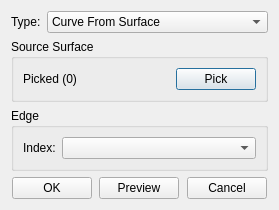
<?xml version="1.0" encoding="UTF-8"?>
<ui version="4.0">
 <class>CurveCurveFromSurfaceInfoDialog</class>
 <widget class="QDialog" name="CurveCurveFromSurfaceInfoDialog">
  <property name="geometry">
   <rect>
    <x>0</x>
    <y>0</y>
    <width>279</width>
    <height>192</height>
   </rect>
  </property>
  <property name="windowTitle">
   <string>Curve From Surface</string>
  </property>
  <layout class="QGridLayout" name="gridLayout_4">
   <item row="0" column="0">
    <widget class="QWidget" name="widget_2" native="true">
     <property name="sizePolicy">
      <sizepolicy hsizetype="Preferred" vsizetype="Fixed">
       <horstretch>0</horstretch>
       <verstretch>0</verstretch>
      </sizepolicy>
     </property>
     <layout class="QGridLayout" name="gridLayout_2">
      <property name="leftMargin">
       <number>0</number>
      </property>
      <property name="topMargin">
       <number>0</number>
      </property>
      <property name="rightMargin">
       <number>0</number>
      </property>
      <property name="bottomMargin">
       <number>0</number>
      </property>
      <item row="0" column="0">
       <widget class="QLabel" name="label">
        <property name="sizePolicy">
         <sizepolicy hsizetype="Fixed" vsizetype="Preferred">
          <horstretch>0</horstretch>
          <verstretch>0</verstretch>
         </sizepolicy>
        </property>
        <property name="text">
         <string>Type:</string>
        </property>
       </widget>
      </item>
      <item row="0" column="1">
       <widget class="QComboBox" name="comb_type">
        <item>
         <property name="text">
          <string>Curve From Surface</string>
         </property>
        </item>
       </widget>
      </item>
     </layout>
    </widget>
   </item>
   <item row="1" column="0">
    <widget class="QStackedWidget" name="stackedWidget">
     <property name="currentIndex">
      <number>0</number>
     </property>
     <widget class="QWidget" name="page_fromsurface">
      <layout class="QGridLayout" name="gridLayout">
       <property name="leftMargin">
        <number>0</number>
       </property>
       <property name="topMargin">
        <number>0</number>
       </property>
       <property name="rightMargin">
        <number>0</number>
       </property>
       <property name="bottomMargin">
        <number>0</number>
       </property>
       <item row="2" column="0">
        <spacer name="verticalSpacer">
         <property name="orientation">
          <enum>Qt::Vertical</enum>
         </property>
         <property name="sizeHint" stdset="0">
          <size>
           <width>20</width>
           <height>1</height>
          </size>
         </property>
        </spacer>
       </item>
       <item row="0" column="0">
        <widget class="QGroupBox" name="groupBox">
         <property name="title">
          <string>Source Surface</string>
         </property>
         <layout class="QGridLayout" name="gridLayout_6">
          <item row="0" column="0">
           <widget class="QLabel" name="lb_fromsurface_picked">
            <property name="text">
             <string>Picked (0)</string>
            </property>
           </widget>
          </item>
          <item row="0" column="1">
           <widget class="QPushButton" name="pb_fromsurface_pick">
            <property name="sizePolicy">
             <sizepolicy hsizetype="Fixed" vsizetype="Fixed">
              <horstretch>0</horstretch>
              <verstretch>0</verstretch>
             </sizepolicy>
            </property>
            <property name="text">
             <string>Pick</string>
            </property>
           </widget>
          </item>
         </layout>
        </widget>
       </item>
       <item row="1" column="0">
        <widget class="QGroupBox" name="groupBox_3">
         <property name="title">
          <string>Edge</string>
         </property>
         <layout class="QGridLayout" name="gridLayout_5">
          <item row="0" column="0">
           <widget class="QLabel" name="label_4">
            <property name="sizePolicy">
             <sizepolicy hsizetype="Fixed" vsizetype="Preferred">
              <horstretch>0</horstretch>
              <verstretch>0</verstretch>
             </sizepolicy>
            </property>
            <property name="text">
             <string>Index:</string>
            </property>
           </widget>
          </item>
          <item row="0" column="1">
           <widget class="QComboBox" name="comb_fromsurface_index"/>
          </item>
         </layout>
        </widget>
       </item>
      </layout>
     </widget>
    </widget>
   </item>
   <item row="2" column="0">
    <widget class="QWidget" name="widget" native="true">
     <property name="sizePolicy">
      <sizepolicy hsizetype="Preferred" vsizetype="Fixed">
       <horstretch>0</horstretch>
       <verstretch>0</verstretch>
      </sizepolicy>
     </property>
     <layout class="QGridLayout" name="gridLayout_3">
      <property name="leftMargin">
       <number>0</number>
      </property>
      <property name="topMargin">
       <number>0</number>
      </property>
      <property name="rightMargin">
       <number>0</number>
      </property>
      <property name="bottomMargin">
       <number>0</number>
      </property>
      <item row="0" column="4">
       <spacer name="horizontalSpacer_3">
        <property name="orientation">
         <enum>Qt::Horizontal</enum>
        </property>
        <property name="sizeHint" stdset="0">
         <size>
          <width>40</width>
          <height>20</height>
         </size>
        </property>
       </spacer>
      </item>
      <item row="0" column="1">
       <widget class="QPushButton" name="pb_ok">
        <property name="text">
         <string>OK</string>
        </property>
       </widget>
      </item>
      <item row="0" column="3">
       <widget class="QPushButton" name="pb_preview">
        <property name="text">
         <string>Preview</string>
        </property>
       </widget>
      </item>
      <item row="0" column="5">
       <widget class="QPushButton" name="pb_cancel">
        <property name="text">
         <string>Cancel</string>
        </property>
       </widget>
      </item>
      <item row="0" column="2">
       <spacer name="horizontalSpacer_2">
        <property name="orientation">
         <enum>Qt::Horizontal</enum>
        </property>
        <property name="sizeHint" stdset="0">
         <size>
          <width>40</width>
          <height>20</height>
         </size>
        </property>
       </spacer>
      </item>
      <item row="0" column="0">
       <spacer name="horizontalSpacer">
        <property name="orientation">
         <enum>Qt::Horizontal</enum>
        </property>
        <property name="sizeHint" stdset="0">
         <size>
          <width>40</width>
          <height>20</height>
         </size>
        </property>
       </spacer>
      </item>
      <item row="0" column="6">
       <spacer name="horizontalSpacer_4">
        <property name="orientation">
         <enum>Qt::Horizontal</enum>
        </property>
        <property name="sizeHint" stdset="0">
         <size>
          <width>40</width>
          <height>20</height>
         </size>
        </property>
       </spacer>
      </item>
     </layout>
    </widget>
   </item>
  </layout>
 </widget>
 <resources/>
 <connections/>
</ui>
